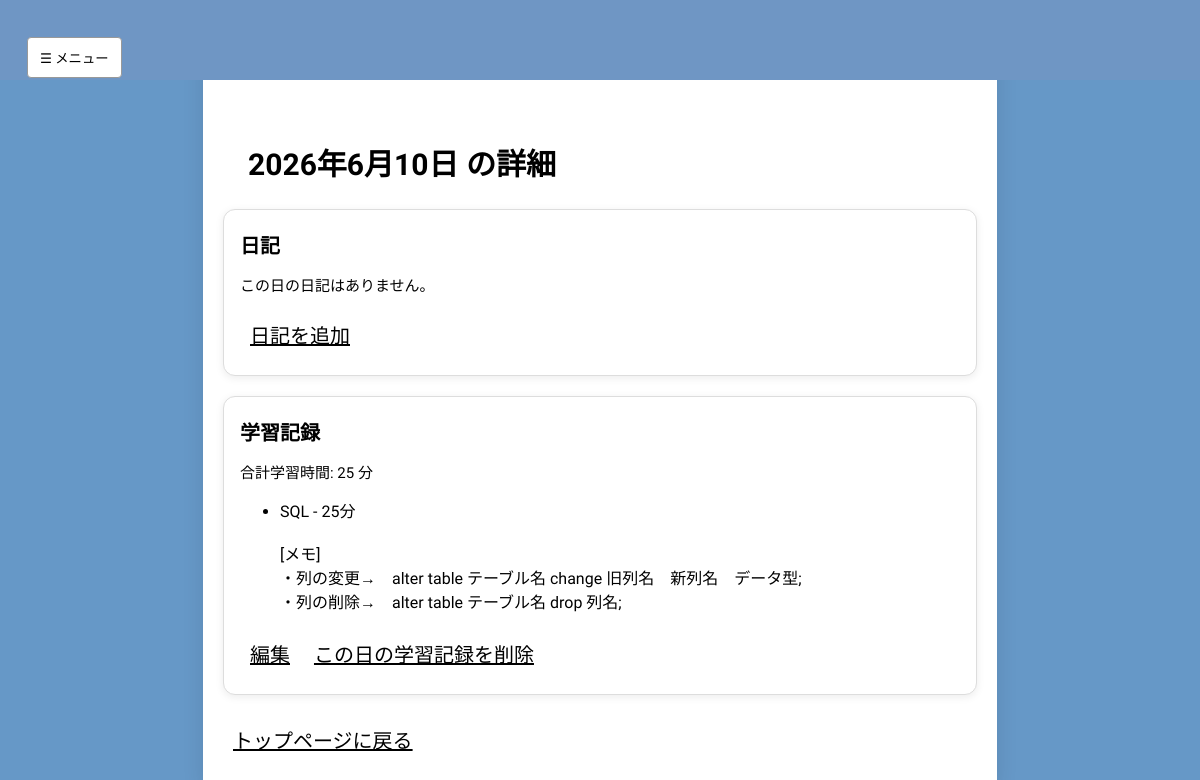
Page /daily/2026-06-10/ (signed in) on the committed database.
### record/models.py (models this page shows, shortened)
class StudyRecordItem(models.Model):
    record = models.ForeignKey(StudyRecord, on_delete=models.CASCADE, related_name='items')
    subject = models.CharField(verbose_name="カテゴリー",max_length=100)
    study_time = models.PositiveIntegerField(verbose_name="学習時間(分)",help_text="分")

class StudyRecord(models.Model):
    user = models.ForeignKey(User, on_delete=models.CASCADE)
    date = models.DateField(verbose_name="日付")
    memo = models.TextField(verbose_name="メモ",blank=True) # 学習内容など
    created_at = models.DateTimeField(auto_now_add=True)
    updated_at = models.DateTimeField(auto_now=True)
    favorite = models.BooleanField(default=False, verbose_name="お気に入り登録")
    created_at = models.DateTimeField(auto_now_add=True)
    updated_at = models.DateTimeField(auto_now=True)

### record/views.py (the view)
# urls.py: path('daily/<str:date>/', views.daily_detail, name='daily_detail'),
def daily_detail(request, date):
    year, month, day = map(int, date.split('-'))
    target_date = dt_date(year, month, day)
    diary = Diary.objects.filter(user=request.user, date=target_date).first()
    study_record = StudyRecord.objects.filter(user=request.user, date=target_date).first()
    study_records = StudyRecordItem.objects.filter(record__user=request.user, record__date=target_date)
    total_study_time = study_records.aggregate(total=Sum('study_time'))['total'] or 0
    return render(request, 'record/daily_detail.html', {
                'target_date': target_date,
        'diary': diary,
        'study_record': study_record,
        'study_records': study_records,
        'total_study_time': total_study_time,
    })

### record/templates/record/daily_detail.html (shortened to what this page needs)
{% extends 'record/base.html' %}
{% load static %}
{% load imagekit %}
{% block content %}
<h2>{{ target_date }} の詳細</h2>
 <section class="card">
  <h3>日記</h3>
{% if diary %}
  <span class="title">☆{{ diary.title }}</span>
  <p class="diary-content">
    {% if diary.content %}
    {{ diary.content|linebreaksbr }}
    {% endif %}
  </p>
  {% if diary.image %}
  <img src="{{ diary.image.url }}" alt="日記の画像" style="max-width: 200px;">
  {% endif %}
  <p class="diary-location">
    {% if diary.location %}
    場所: {{ diary.location }}
    {% endif %}
  </p>
  <p>
  {% if diary.favorite %}
    ★ お気に入り
  {% endif %}
 </p>
  <a href="{% url 'diary_update' diary.pk %}?next={{ request.get_full_path|urlencode }}">編集</a>
  <a href="{% url 'diary_delete' diary.pk %}?next={{ request.get_full_path|urlencode }}">削除</a>
{% else %}
  <p>この日の日記はありません。</p>
  <a href="{% url 'input' %}?date={{ target_date|date:'Y-m-d' }}&focus=diary">日記を追加</a>
{% endif %}
</section>
<section class="card">
  <h3 >学習記録</h3>
  <p>合計学習時間: {{ total_study_time }} 分</p>
  {% if study_records %}
    <ul>
      {% for item in study_records %}
        <li>{{ item.subject }} - {{ item.study_time }}分</li>
      {% endfor %}
          <br>
       {% if study_record.memo %}
      <div class="study-memo">
        [メモ]
        <br>
        {{ study_record.memo|linebreaksbr }}
      </div>
    {% endif %}
    </ul>
    {% if study_record %}
      <a href="{% url 'studyrecord_update' study_record.pk %}?next={{ request.get_full_path|urlencode }}">編集</a>
      <a href="{% url 'studyrecord_delete' study_record.pk %}?next={{ request.get_full_path|urlencode }}">この日の学習記録を削除</a>
    {% endif %}
  {% else %}
    <p>この日の学習記録はありません。</p>
    <a href="{% url 'input' %}?date={{ target_date|date:'Y-m-d' }}&focus=study">学習記録を追加</a>
  {% endif %}
</section>
<a href="{% url 'top' %}">トップページに戻る</a>
{% endblock %}

### record/static/record/style.css (style rules this page uses)
body { background-color: #6698c7; margin: 0; font-family: 'Zen Maru Gothic', sans-serif; }
* { font-family: 'Zen Maru Gothic', sans-serif; }
h3 { font-size: 20px; margin-top: 4px; margin-bottom: 5px; }
h2 { display: block; margin-left: 25px; font-size: 30px; }
p { font-size: 15px; }
ul { margin-left: 0px; }
a { color: inherit; font-family: 'Zen Maru Gothic', sans-serif; font-size: 20px; font-style: normal; margin-bottom: 10px; display: inline-block; margin: 10px }
.card { position: relative; background: #fff; border-radius: 12px; padding: 16px; margin-bottom: 20px; box-shadow: 0 2px 8px rgba(0, 0, 0, 0.08); border: 1px solid #ddd; }
.study-subject, .study-time, .study-memo { margin-bottom: 8px; }

### rows in the picture
StudyRecordItem: subject "SQL", study_time "25"
StudyRecord: memo "・列の変更→ alter table テーブル名 change 旧列名 新列名 データ型; ・列の削除→ alter table テーブル名 drop 列名;"

### other values in the picture
{{ target_date }} "2026年6月10日"
{{ total_study_time }} "25"
